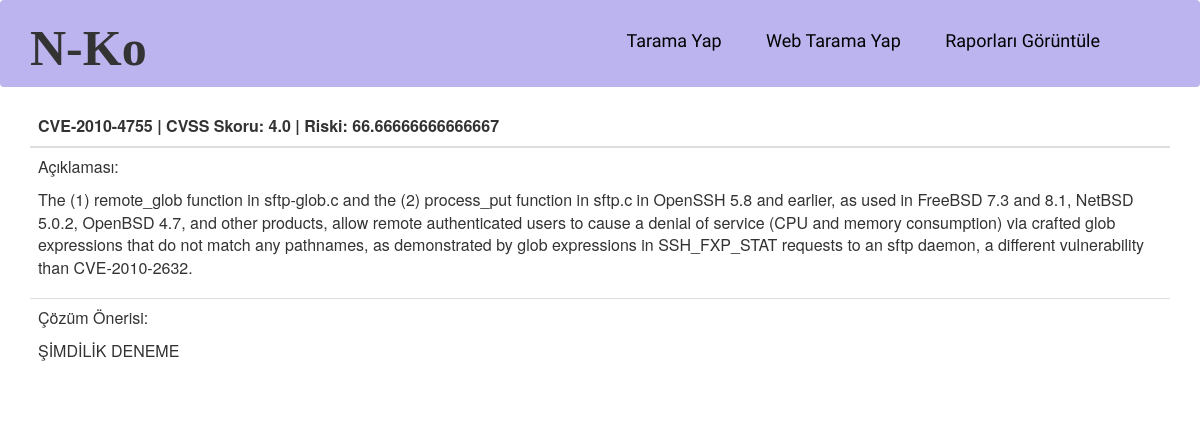
Screenshot of /cve/detail/CVE-2010-4755 with the database file from the repository.
### scannetwork/models.py (models this page shows)
class Vulnerability(models.Model):
    vulnerability = models.CharField(max_length=200, verbose_name="vulnerability")
    description = models.TextField(verbose_name="description")
    solution = models.TextField(verbose_name="solution")
    cvss_score = models.FloatField(verbose_name="cvss_score")
    risk_score = models.FloatField(verbose_name="risk_score")
    version_id = models.ForeignKey("Version", verbose_name="version_id", on_delete=models.CASCADE)
    product_id = models.ForeignKey("Product", verbose_name="product_id", on_delete=models.CASCADE)
    service_id = models.ForeignKey("Service", verbose_name="service_id", on_delete=models.CASCADE)
    def __str__(self):
        return self.vulnerability

### scannetwork/views.py (the view)
# urls.py: path('detail/<vulnerability>', views.cve_detail, name='cve_detail'),
def cve_detail(request, vulnerability):
    cve = Vulnerability.objects.get(vulnerability=vulnerability)
    return render(request, 'templates/scannetwork/cve_detail.html', {'cve': cve})

### templates/scannetwork/cve_detail.html
{% extends 'templates/reports/base.html' %}
{% block content %}
<div class="container">
    <div class="table-responsive">
        <table class="table">
            <thead>
                <tr>
                    <th>{{ cve }} | CVSS Skoru: {{ cve.cvss_score }} | Riski: {{ cve.risk_score }}</th>
                </tr>
            </thead>
            <tbody>
                <tr>
                    <td>Açıklaması: <p><p>{{ cve.description }}</td>
                </tr>
                <tr>
                    <td>Çözüm Önerisi: <p><p>{{cve.solution|linebreaks }}</td>
                </tr>
            </tbody>
        </table>
    </div>
</div>
{% endblock %}

### rows the page displays
Vulnerability: vulnerability "CVE-2010-4755", cvss_score "4.0", risk_score "66.66666666666667", description "The (1) remote_glob function in sftp-glob.c and the (2) process_put function in sftp.c in OpenSSH 5.8 and earlier, as used in FreeBSD 7.3 and 8.1, NetBSD 5.0.2, OpenBSD 4.7, and other products, allow remote authenticated users to cause a denial of service (CPU and memory consumption) via crafted glob expressions that do not match any pathnames, as demonstrated by glob expressions in SSH_FXP_STAT requests to an sftp daemon, a different vulnerability than CVE-2010-2632.", solution "ŞİMDİLİK DENEME"
